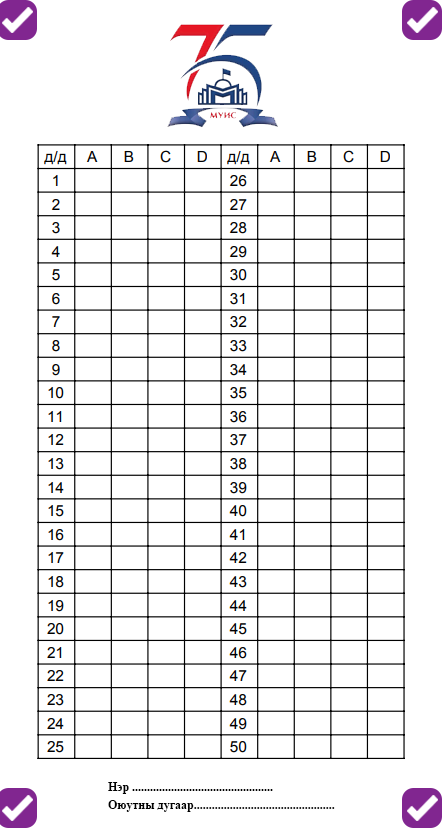
#> input picture answer.png, 442 x 828 px
$ python circle.py
#> lines starting #> are read from the running program, lines starting #| are printed output that depends on the picture; after the words box and inside, x2 and y2 are one past the last pixel; in counts of white or black regions, pixels touching at a corner belong together; long printed decimals are rounded
import numpy as np
import cv2
from matplotlib import pyplot as plt

MIN_MATCH_COUNT = 10

img1 = cv2.imread('answer.png',0)          # queryImage
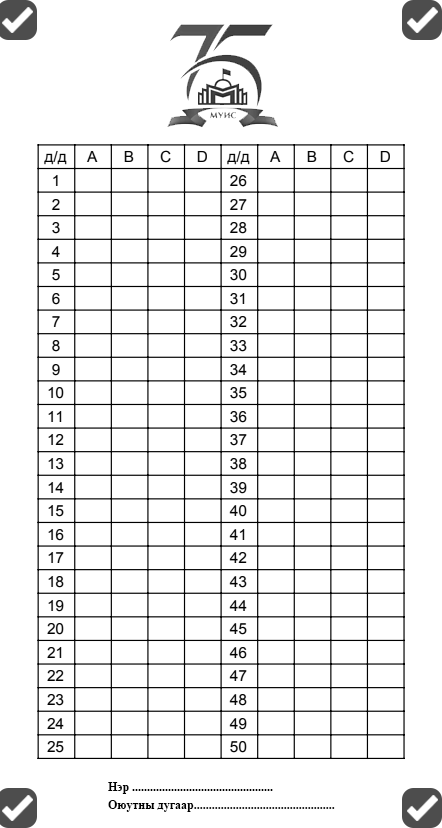
#> img1: shape (828, 442); min 0, max 255, mean 234.7
img2 = cv2.imread('main3.jpg',0) # trainImage
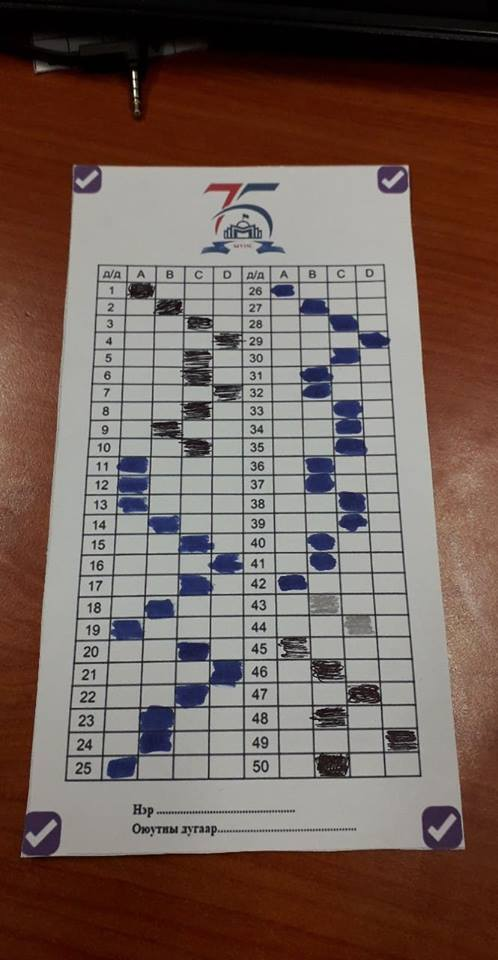
#> input picture main3.jpg, 498 x 960 px
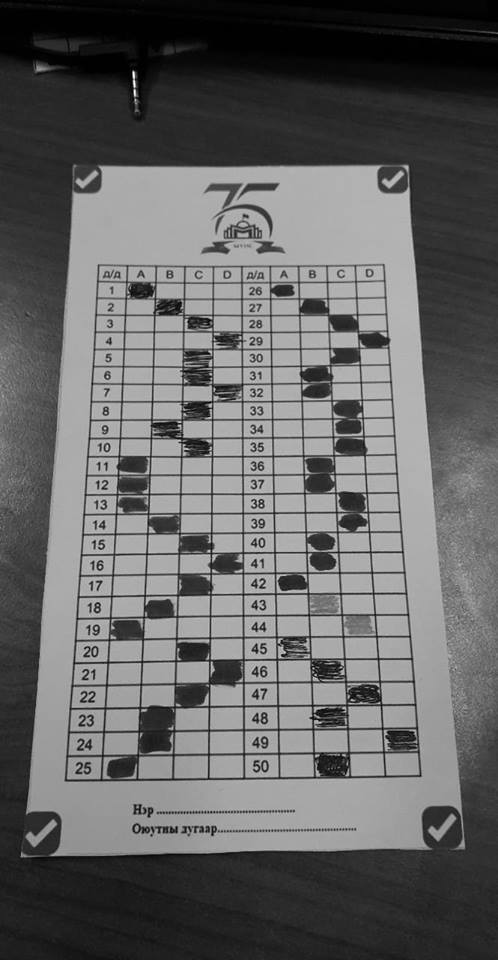
#> img2: shape (960, 498); min 0, max 255, mean 100.4
# Initiate SIFT detector
#sift = cv2.xfeatures2d.SURF()
#sift = cv2.SURF(400)
sift = cv2.xfeatures2d.SIFT_create()
# find the keypoints and descriptors with SIFT
kp1, des1 = sift.detectAndCompute(img1,None)
#> kp1 = 2703 keypoints; strongest (x, y, size): (112, 788, 1.9), (112, 784, 1.9), (53, 209, 1.9), (231, 209, 1.9)
kp2, des2 = sift.detectAndCompute(img2,None)
#> kp2 = 3111 keypoints; strongest (x, y, size): (133, 73, 2.4), (134, 91, 2), (134, 85, 2.5), (209, 551, 1.9)

FLANN_INDEX_KDTREE = 0
index_params = dict(algorithm = FLANN_INDEX_KDTREE, trees = 5)
search_params = dict(checks = 50)

flann = cv2.FlannBasedMatcher(index_params, search_params)

matches = flann.knnMatch(des1,des2,k=2)
#> matches = 2703 matches

# store all the good matches as per Lowe's ratio test.
good = []
for m,n in matches:
    if m.distance < 0.7*n.distance:
        good.append(m)
#> after the loop, good = 371 matches
if len(good)>MIN_MATCH_COUNT:
    src_pts = np.float32([ kp1[m.queryIdx].pt for m in good ]).reshape(-1,1,2)
#> src_pts = 371 rows, first 8: [2.96, 19.32], [2.96, 807.3], [27.58, 11.85], [27.6, 799.8], [43.32, 729.4], [43.35, 658.6], [43.44, 752.8], [43.44, 752.8]
    dst_pts = np.float32([ kp2[m.trainIdx].pt for m in good ]).reshape(-1,1,2)
#> dst_pts = 371 rows, first 8: [26.71, 832], [26.71, 832], [94.47, 173.6], [52.16, 824.1], [72.99, 750.8], [72.99, 750.8], [71.51, 774.9], [71.51, 774.9]

    M, mask = cv2.findHomography(src_pts, dst_pts, cv2.RANSAC,5.0)
#> M = [[0.75, -0.0713, 76.64], [0.00334, 0.565, 171.9], [1.8e-05, -0.000306, 1]]; mask = 371 values, max 1 at index 1, min 0 at index 0, mean 0.445
    matchesMask = mask.ravel().tolist()
#> matchesMask has the same summary as mask

    h,w = img1.shape
#> h = 828; w = 442
    pts = np.float32([ [0,0],[0,h-1],[w-1,h-1],[w-1,0] ]).reshape(-1,1,2)
#> pts = [[0, 0], [0, 827], [441, 827], [441, 0]]
    dst = cv2.perspectiveTransform(pts,M)
#> dst = [[76.64, 171.9], [23.71, 855], [461.7, 848], [404.4, 172]]

    img2 = cv2.polylines(img2,[np.int32(dst)],True,255,3, cv2.LINE_AA)
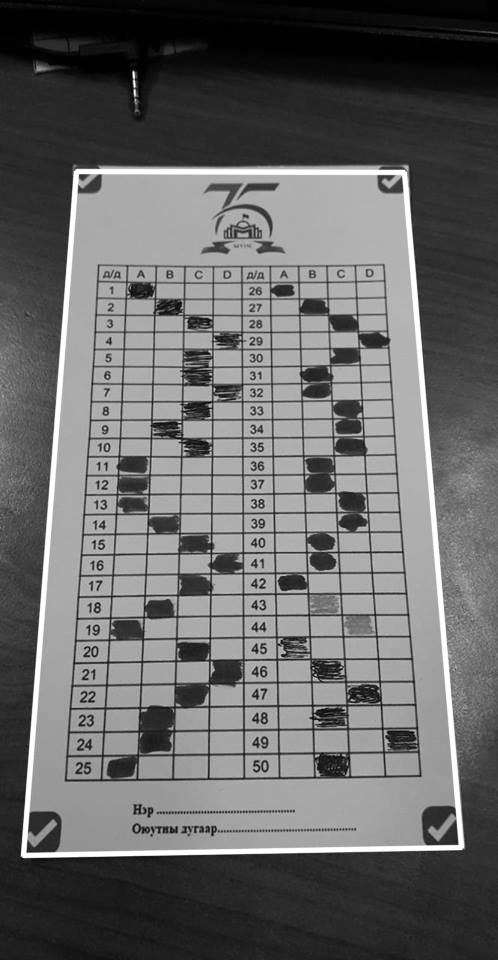
#> img2: shape (960, 498); 3.11% of pixels changed, all inside (x1, y1, x2, y2) = (20, 168, 465, 859)
    print(dst)
#| [[[ 76.645 171.942 ]]
#|  [[ 23.705  855.0259  ]]
#|  [[461.6741   847.989   ]]
#|  [[404.389  172.049 ]]]
    pts1 = np.float32(dst)
#> pts1 has the same summary as dst
    pts2 = np.array([
            [0, 0],
            [h - 1, 0],
            [h - 1, w - 1],
            [0, w - 1]], dtype = "float32")
#> pts2 = [[0, 0], [827, 0], [827, 441], [0, 441]]
    M = cv2.getPerspectiveTransform(pts1,pts2)
#> M = [[-0.000581, 1.77, -303.7], [1.46, 0.113, -131], [-2.64e-05, 0.000538, 1]]
    ff = cv2.warpPerspective(img2,M,(h,w))
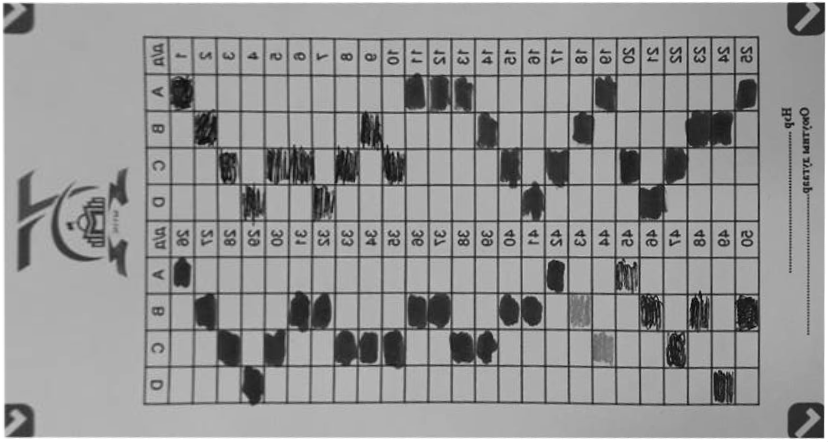
#> ff: shape (442, 828); min 1, max 255, mean 148.8
    ff =  cv2.flip( ff, 1)
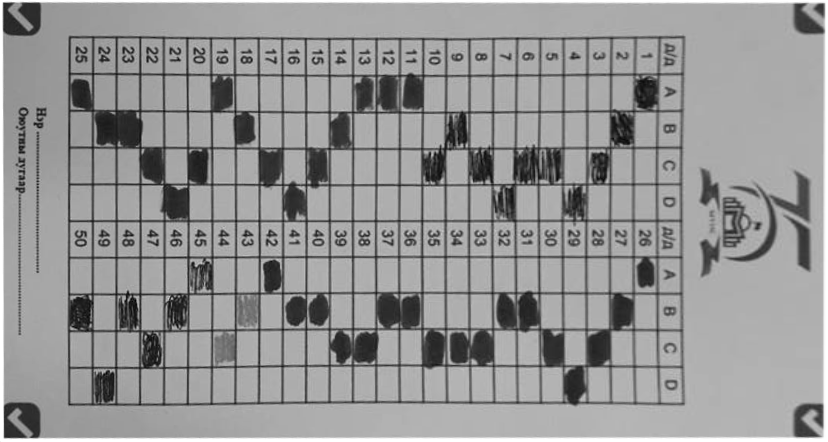
#> ff: shape (442, 828); min 1, max 255, mean 148.8
    cv2.imwrite('ff.png',ff)
    while True:

        cv2.imshow('image', ff)
        if cv2.waitKey(1) & 0xFF == ord('q'):
#> (key q is pressed here)
            break

else:
    print ("Not enough matches are found - %d/%d" % (len(good),MIN_MATCH_COUNT))
    matchesMask = None
draw_params = dict(matchColor = (0,255,0), # draw matches in green color
                   singlePointColor = None,
                   matchesMask = matchesMask, # draw only inliers
                   flags = 2)
#> draw_params = 4 items

#img3 = cv2.drawMatches(img1,kp1,img2,kp2,good,None,**draw_params)

#plt.imshow(img3, 'gray'),plt.show()
